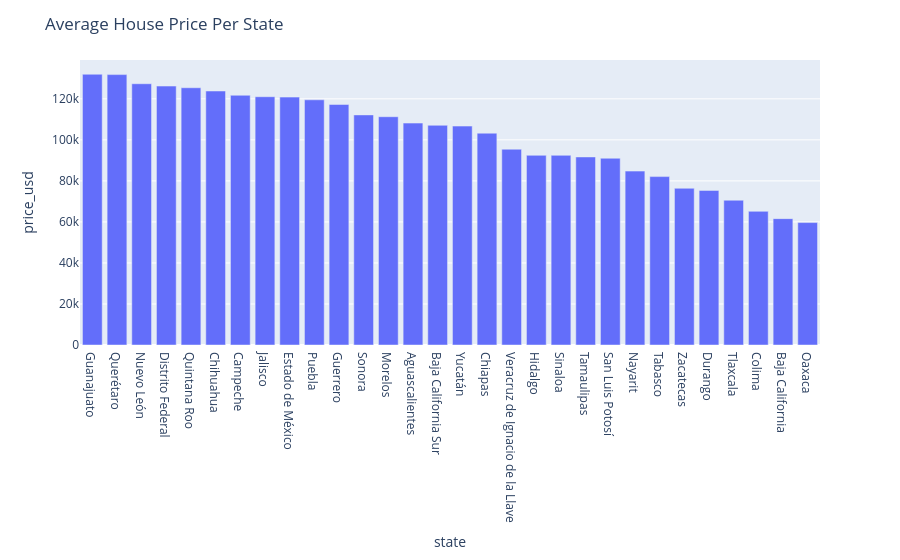

Notebook code cell kept with this figure:
### Code cell
fig =px.bar(state_avg,x="state",y="price_usd")
fig.update_layout(title={'text':'Average House Price Per State'})
fig.show()

### Figure 1 — Plotly figure (JSON) as saved in the notebook; plotly's stock layout.template omitted (floating-point values rounded to 4 significant figures)
{"data": [{"hovertemplate": "state=%{x}<br>price_usd=%{y}<extra></extra>", "legendgroup": "", "marker": {"color": "#636efa", "pattern": {"shape": ""}}, "name": "", "orientation": "v", "showlegend": false, "textposition": "auto", "type": "bar", "x": ["Guanajuato", "Querétaro", "Nuevo León", "Distrito Federal", "Quintana Roo", "Chihuahua", "Campeche", "Jalisco", "Estado de México", "Puebla", "Guerrero", "Sonora", "Morelos", "Aguascalientes", "Baja California Sur", "Yucatán", "Chiapas", "Veracruz de Ignacio de la Llave", "Hidalgo", "Sinaloa", "Tamaulipas", "San Luis Potosí", "Nayarit", "Tabasco", "Zacatecas", "Durango", "Tlaxcala", "Colima", "Baja California", "Oaxaca"], "xaxis": "x", "y": [132000.0, 131800.0, 127400.0, 126200.0, 125400.0, 123800.0, 121700.0, 121000.0, 120800.0, 119500.0, 117300.0, 112200.0, 111300.0, 108200.0, 107100.0, 106700.0, 103300.0, 95440.0, 92460.0, 92450.0, 91670.0, 91040.0, 84760.0, 82090.0, 76400.0, 75360.0, 70580.0, 65160.0, 61600.0, 59680.0], "yaxis": "y"}], "layout": {"barmode": "relative", "legend": {"tracegroupgap": 0}, "margin": {"t": 60}, "title": {"text": "Average House Price Per State"}, "xaxis": {"anchor": "y", "domain": [0, 1], "title": {"text": "state"}}, "yaxis": {"anchor": "x", "domain": [0, 1], "title": {"text": "price_usd"}}}}
